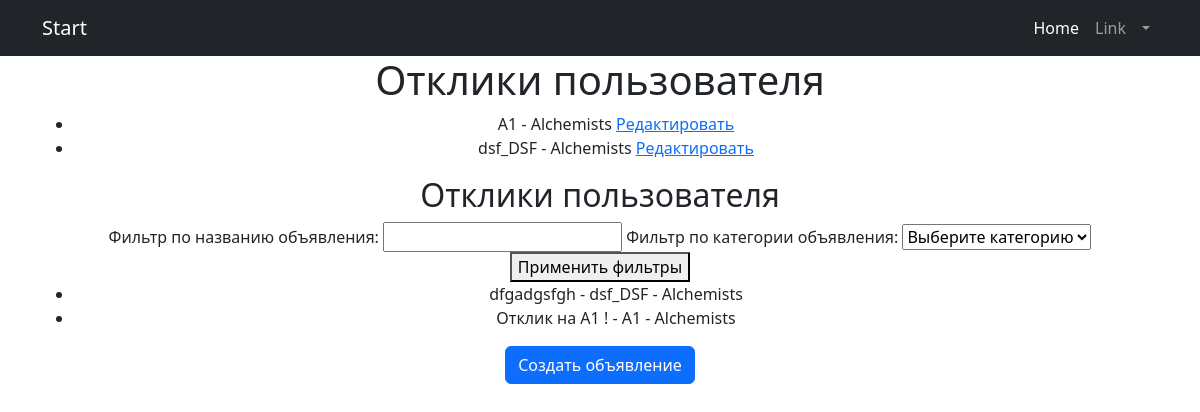
The app's page /user/responses/ (signed in), older data.
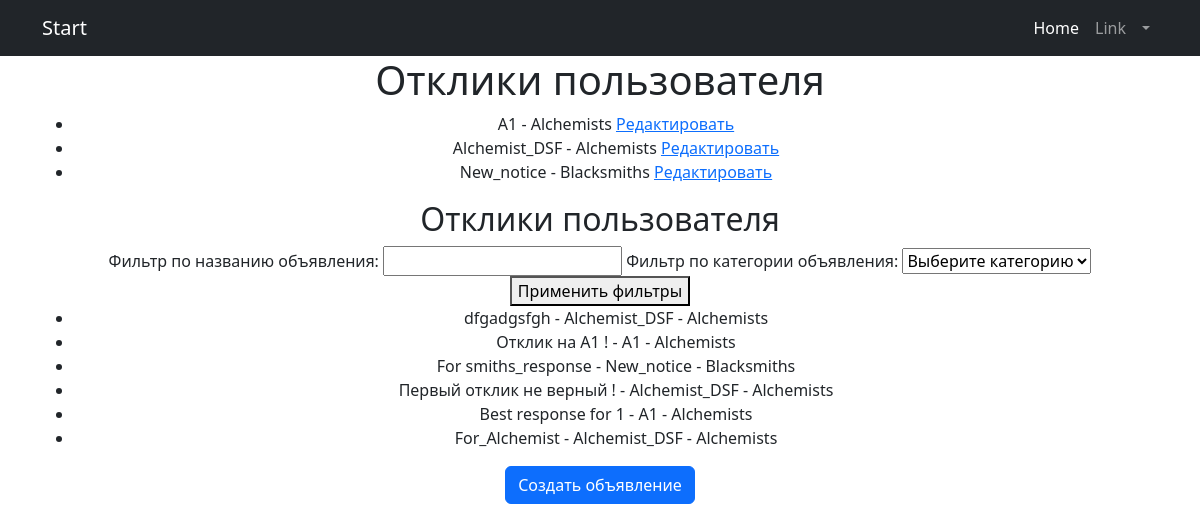
The same page, newer data.
### chat/models.py (models this page shows, shortened)
class Advertisement(models.Model):
    user = models.ForeignKey(settings.AUTH_USER_MODEL, on_delete=models.CASCADE)
    title = models.CharField(max_length=100)
    text = models.TextField()
    image = models.ImageField(upload_to='images/', blank=True, null=True)
    video = models.FileField(upload_to='videos/', blank=True, null=True)
    content = RichTextField()
    category_choices = [
        ('Tanks', 'Танки'),
        ('Healers', 'Хилы'),
        ('DPS', 'ДД'),
        ('Traders', 'Торговцы'),
        ('Guild Masters', 'Гилдмастеры'),
        ('Quest Givers', 'Квестгиверы'),
        ('Blacksmiths', 'Кузнецы'),
        ('Leatherworkers', 'Кожевники'),
        ('Alchemists', 'Зельевары'),
        ('Spellcasters', 'Мастера заклинаний'),
    ]
    category = models.CharField(max_length=20, choices=category_choices)

class Response(models.Model):
    advertisement = models.ForeignKey(Advertisement, on_delete=models.CASCADE, related_name='responses')
    user = models.ForeignKey(settings.AUTH_USER_MODEL, on_delete=models.CASCADE)
    content = models.TextField()

### chat/views.py (the view)
# urls.py: path('user/responses/', views.user_responses, name='user_responses'),
def user_responses(request, advertisement_id=None):
    form = AdvertisementForm()
    user_id = request.user.id
    user_responses = filter_user_responses(user_id, title=request.GET.get('title'),
                                           category=request.GET.get('category'), advertisement_id=advertisement_id)
    user_advertisements = Advertisement.objects.filter(user_id=user_id)
    return render(request, 'private.html',
                  {'form': form, 'user_responses': user_responses, 'user_advertisements': user_advertisements})

### chat/forms.py
class AdvertisementForm(forms.ModelForm):
    class Meta:
        model = Advertisement
        fields = ['title', 'text', 'category', 'image']

### chat/filter.py (called while the page is built)
def filter_user_responses(user_id, title=None, category=None, advertisement_id=None):
    responses = Response.objects.filter(user_id=user_id)
    if advertisement_id:
        responses = responses.filter(advertisement_id=advertisement_id)
    if title:
        responses = responses.filter(advertisement__title=title)
    if category:
        responses = responses.filter(advertisement__category=category)
    return responses

### chat/templates/private.html (shortened to what this page needs)
{% extends "default.html" %}
{% block content %}
<h1>Отклики пользователя</h1>
<ul>
    {% for advertisement in user_advertisements %}
        <li>
            {{ advertisement.title }} - {{ advertisement.category }}
            <a href="{% url 'advertisement_update' pk=advertisement.id %}">Редактировать</a>
        </li>
    {% empty %}
        <li>У вас пока нет объявлений. <a href="{% url 'advertisement_create' %}">Создать объявление</a></li>
    {% endfor %}
</ul>
<h2>Отклики пользователя</h2>
<form method="GET">
    <label for="title">Фильтр по названию объявления:</label>
    <input type="text" name="title" id="title" value="{{ request.GET.title }}">
    <label for="category">Фильтр по категории объявления:</label>
    <select name="category" id="category">
        <option value="">Выберите категорию</option>
    </select>
    <button type="submit">Применить фильтры</button>
</form>
<ul>
    {% for response in user_responses %}
        <li>{{ response.content }} - {{ response.advertisement.title }} - {{ response.advertisement.category }}</li>
    {% empty %}
        <li>Нет откликов соответствующих выбранным фильтрам</li>
    {% endfor %}
</ul>
<a href="{% url 'advertisement_create' %}" class="btn btn-primary">Создать объявление</a>
{% endblock %}

### chat/templates/default.html (shortened to what this page needs)
<!DOCTYPE html>
<html lang="en">
<head>
    {% load static %}
    <link href="{% static 'css/styles.css' %}" rel="stylesheet"/>
</head>
<body>
<nav class="navbar navbar-expand-lg navbar-dark bg-dark">
    <div class="container">
        <a class="navbar-brand" href="#">Start{{ flatpage.title }}</a>
        <div class="collapse navbar-collapse" id="navbarSupportedContent">
            <ul class="navbar-nav ms-auto mb-2 mb-lg-0">
                <li class="nav-item"><a class="nav-link active" aria-current="page" href="#">Home</a></li>
                <li class="nav-item"><a class="nav-link" href="#">Link</a></li>
                <li class="nav-item dropdown">
                    <a class="nav-link dropdown-toggle" id="navbarDropdown" href="#" role="button"
                       data-bs-toggle="dropdown" aria-expanded="false">{{ flatpage.title }}</a>
                </li>
            </ul>
        </div>
    </div>
</nav>
<div class="container">
    <div class="row">
         <div class="col-lg-12 text-center">
            {% block content %}{% endblock content %}
        </div>
    </div>
</div>
</body>
</html>

Row changes from the older to the newer data that the page shows:
changed Advertisement: title "dsf_DSF" → "Alchemist_DSF"
added Advertisement: title "New_notice", category "Blacksmiths"
changed through a linked row, Response "dfgadgsfgh": advertisement "dsf_DSF" → "Alchemist_DSF"
added Response: content "For smiths_response", advertisement "New_notice", advertisement.category "Blacksmiths"
added Response: content "Первый отклик не верный !", advertisement "Alchemist_DSF", advertisement.category "Alchemists"
added Response: content "Best response for 1", advertisement "A1", advertisement.category "Alchemists"
added Response: content "For_Alchemist", advertisement "Alchemist_DSF", advertisement.category "Alchemists"
